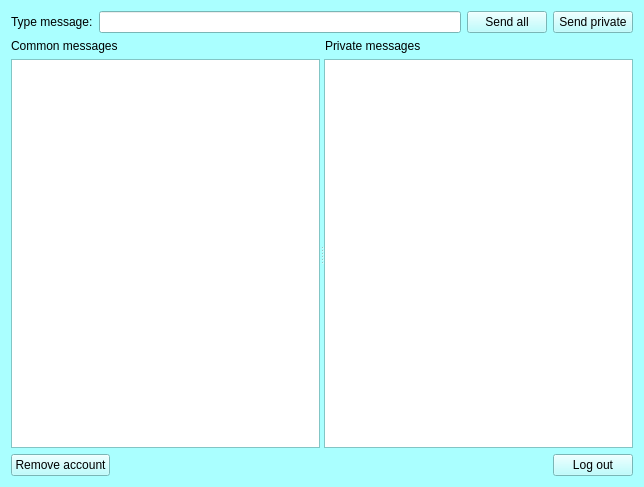
<?xml version="1.0" encoding="UTF-8"?>
<ui version="4.0">
 <class>ChatWindow</class>
 <widget class="QWidget" name="ChatWindow">
  <property name="geometry">
   <rect>
    <x>0</x>
    <y>0</y>
    <width>644</width>
    <height>487</height>
   </rect>
  </property>
  <property name="palette">
   <palette>
    <active>
     <colorrole role="WindowText">
      <brush brushstyle="SolidPattern">
       <color alpha="255">
        <red>0</red>
        <green>0</green>
        <blue>0</blue>
       </color>
      </brush>
     </colorrole>
     <colorrole role="Button">
      <brush brushstyle="SolidPattern">
       <color alpha="255">
        <red>170</red>
        <green>255</green>
        <blue>255</blue>
       </color>
      </brush>
     </colorrole>
     <colorrole role="Light">
      <brush brushstyle="SolidPattern">
       <color alpha="255">
        <red>255</red>
        <green>255</green>
        <blue>255</blue>
       </color>
      </brush>
     </colorrole>
     <colorrole role="Midlight">
      <brush brushstyle="SolidPattern">
       <color alpha="255">
        <red>212</red>
        <green>255</green>
        <blue>255</blue>
       </color>
      </brush>
     </colorrole>
     <colorrole role="Dark">
      <brush brushstyle="SolidPattern">
       <color alpha="255">
        <red>85</red>
        <green>127</green>
        <blue>127</blue>
       </color>
      </brush>
     </colorrole>
     <colorrole role="Mid">
      <brush brushstyle="SolidPattern">
       <color alpha="255">
        <red>113</red>
        <green>170</green>
        <blue>170</blue>
       </color>
      </brush>
     </colorrole>
     <colorrole role="Text">
      <brush brushstyle="SolidPattern">
       <color alpha="255">
        <red>0</red>
        <green>0</green>
        <blue>0</blue>
       </color>
      </brush>
     </colorrole>
     <colorrole role="BrightText">
      <brush brushstyle="SolidPattern">
       <color alpha="255">
        <red>255</red>
        <green>255</green>
        <blue>255</blue>
       </color>
      </brush>
     </colorrole>
     <colorrole role="ButtonText">
      <brush brushstyle="SolidPattern">
       <color alpha="255">
        <red>0</red>
        <green>0</green>
        <blue>0</blue>
       </color>
      </brush>
     </colorrole>
     <colorrole role="Base">
      <brush brushstyle="SolidPattern">
       <color alpha="255">
        <red>255</red>
        <green>255</green>
        <blue>255</blue>
       </color>
      </brush>
     </colorrole>
     <colorrole role="Window">
      <brush brushstyle="SolidPattern">
       <color alpha="255">
        <red>170</red>
        <green>255</green>
        <blue>255</blue>
       </color>
      </brush>
     </colorrole>
     <colorrole role="Shadow">
      <brush brushstyle="SolidPattern">
       <color alpha="255">
        <red>0</red>
        <green>0</green>
        <blue>0</blue>
       </color>
      </brush>
     </colorrole>
     <colorrole role="AlternateBase">
      <brush brushstyle="SolidPattern">
       <color alpha="255">
        <red>212</red>
        <green>255</green>
        <blue>255</blue>
       </color>
      </brush>
     </colorrole>
     <colorrole role="ToolTipBase">
      <brush brushstyle="SolidPattern">
       <color alpha="255">
        <red>255</red>
        <green>255</green>
        <blue>220</blue>
       </color>
      </brush>
     </colorrole>
     <colorrole role="ToolTipText">
      <brush brushstyle="SolidPattern">
       <color alpha="255">
        <red>0</red>
        <green>0</green>
        <blue>0</blue>
       </color>
      </brush>
     </colorrole>
     <colorrole role="PlaceholderText">
      <brush brushstyle="SolidPattern">
       <color alpha="127">
        <red>0</red>
        <green>0</green>
        <blue>0</blue>
       </color>
      </brush>
     </colorrole>
    </active>
    <inactive>
     <colorrole role="WindowText">
      <brush brushstyle="SolidPattern">
       <color alpha="255">
        <red>0</red>
        <green>0</green>
        <blue>0</blue>
       </color>
      </brush>
     </colorrole>
     <colorrole role="Button">
      <brush brushstyle="SolidPattern">
       <color alpha="255">
        <red>170</red>
        <green>255</green>
        <blue>255</blue>
       </color>
      </brush>
     </colorrole>
     <colorrole role="Light">
      <brush brushstyle="SolidPattern">
       <color alpha="255">
        <red>255</red>
        <green>255</green>
        <blue>255</blue>
       </color>
      </brush>
     </colorrole>
     <colorrole role="Midlight">
      <brush brushstyle="SolidPattern">
       <color alpha="255">
        <red>212</red>
        <green>255</green>
        <blue>255</blue>
       </color>
      </brush>
     </colorrole>
     <colorrole role="Dark">
      <brush brushstyle="SolidPattern">
       <color alpha="255">
        <red>85</red>
        <green>127</green>
        <blue>127</blue>
       </color>
      </brush>
     </colorrole>
     <colorrole role="Mid">
      <brush brushstyle="SolidPattern">
       <color alpha="255">
        <red>113</red>
        <green>170</green>
        <blue>170</blue>
       </color>
      </brush>
     </colorrole>
     <colorrole role="Text">
      <brush brushstyle="SolidPattern">
       <color alpha="255">
        <red>0</red>
        <green>0</green>
        <blue>0</blue>
       </color>
      </brush>
     </colorrole>
     <colorrole role="BrightText">
      <brush brushstyle="SolidPattern">
       <color alpha="255">
        <red>255</red>
        <green>255</green>
        <blue>255</blue>
       </color>
      </brush>
     </colorrole>
     <colorrole role="ButtonText">
      <brush brushstyle="SolidPattern">
       <color alpha="255">
        <red>0</red>
        <green>0</green>
        <blue>0</blue>
       </color>
      </brush>
     </colorrole>
     <colorrole role="Base">
      <brush brushstyle="SolidPattern">
       <color alpha="255">
        <red>255</red>
        <green>255</green>
        <blue>255</blue>
       </color>
      </brush>
     </colorrole>
     <colorrole role="Window">
      <brush brushstyle="SolidPattern">
       <color alpha="255">
        <red>170</red>
        <green>255</green>
        <blue>255</blue>
       </color>
      </brush>
     </colorrole>
     <colorrole role="Shadow">
      <brush brushstyle="SolidPattern">
       <color alpha="255">
        <red>0</red>
        <green>0</green>
        <blue>0</blue>
       </color>
      </brush>
     </colorrole>
     <colorrole role="AlternateBase">
      <brush brushstyle="SolidPattern">
       <color alpha="255">
        <red>212</red>
        <green>255</green>
        <blue>255</blue>
       </color>
      </brush>
     </colorrole>
     <colorrole role="ToolTipBase">
      <brush brushstyle="SolidPattern">
       <color alpha="255">
        <red>255</red>
        <green>255</green>
        <blue>220</blue>
       </color>
      </brush>
     </colorrole>
     <colorrole role="ToolTipText">
      <brush brushstyle="SolidPattern">
       <color alpha="255">
        <red>0</red>
        <green>0</green>
        <blue>0</blue>
       </color>
      </brush>
     </colorrole>
     <colorrole role="PlaceholderText">
      <brush brushstyle="SolidPattern">
       <color alpha="127">
        <red>0</red>
        <green>0</green>
        <blue>0</blue>
       </color>
      </brush>
     </colorrole>
    </inactive>
    <disabled>
     <colorrole role="WindowText">
      <brush brushstyle="SolidPattern">
       <color alpha="255">
        <red>85</red>
        <green>127</green>
        <blue>127</blue>
       </color>
      </brush>
     </colorrole>
     <colorrole role="Button">
      <brush brushstyle="SolidPattern">
       <color alpha="255">
        <red>170</red>
        <green>255</green>
        <blue>255</blue>
       </color>
      </brush>
     </colorrole>
     <colorrole role="Light">
      <brush brushstyle="SolidPattern">
       <color alpha="255">
        <red>255</red>
        <green>255</green>
        <blue>255</blue>
       </color>
      </brush>
     </colorrole>
     <colorrole role="Midlight">
      <brush brushstyle="SolidPattern">
       <color alpha="255">
        <red>212</red>
        <green>255</green>
        <blue>255</blue>
       </color>
      </brush>
     </colorrole>
     <colorrole role="Dark">
      <brush brushstyle="SolidPattern">
       <color alpha="255">
        <red>85</red>
        <green>127</green>
        <blue>127</blue>
       </color>
      </brush>
     </colorrole>
     <colorrole role="Mid">
      <brush brushstyle="SolidPattern">
       <color alpha="255">
        <red>113</red>
        <green>170</green>
        <blue>170</blue>
       </color>
      </brush>
     </colorrole>
     <colorrole role="Text">
      <brush brushstyle="SolidPattern">
       <color alpha="255">
        <red>85</red>
        <green>127</green>
        <blue>127</blue>
       </color>
      </brush>
     </colorrole>
     <colorrole role="BrightText">
      <brush brushstyle="SolidPattern">
       <color alpha="255">
        <red>255</red>
        <green>255</green>
        <blue>255</blue>
       </color>
      </brush>
     </colorrole>
     <colorrole role="ButtonText">
      <brush brushstyle="SolidPattern">
       <color alpha="255">
        <red>85</red>
        <green>127</green>
        <blue>127</blue>
       </color>
      </brush>
     </colorrole>
     <colorrole role="Base">
      <brush brushstyle="SolidPattern">
       <color alpha="255">
        <red>170</red>
        <green>255</green>
        <blue>255</blue>
       </color>
      </brush>
     </colorrole>
     <colorrole role="Window">
      <brush brushstyle="SolidPattern">
       <color alpha="255">
        <red>170</red>
        <green>255</green>
        <blue>255</blue>
       </color>
      </brush>
     </colorrole>
     <colorrole role="Shadow">
      <brush brushstyle="SolidPattern">
       <color alpha="255">
        <red>0</red>
        <green>0</green>
        <blue>0</blue>
       </color>
      </brush>
     </colorrole>
     <colorrole role="AlternateBase">
      <brush brushstyle="SolidPattern">
       <color alpha="255">
        <red>170</red>
        <green>255</green>
        <blue>255</blue>
       </color>
      </brush>
     </colorrole>
     <colorrole role="ToolTipBase">
      <brush brushstyle="SolidPattern">
       <color alpha="255">
        <red>255</red>
        <green>255</green>
        <blue>220</blue>
       </color>
      </brush>
     </colorrole>
     <colorrole role="ToolTipText">
      <brush brushstyle="SolidPattern">
       <color alpha="255">
        <red>0</red>
        <green>0</green>
        <blue>0</blue>
       </color>
      </brush>
     </colorrole>
     <colorrole role="PlaceholderText">
      <brush brushstyle="SolidPattern">
       <color alpha="127">
        <red>85</red>
        <green>127</green>
        <blue>127</blue>
       </color>
      </brush>
     </colorrole>
    </disabled>
   </palette>
  </property>
  <property name="windowTitle">
   <string>Form</string>
  </property>
  <layout class="QVBoxLayout" name="verticalLayout" stretch="0,0,1,0">
   <item>
    <layout class="QHBoxLayout" name="horizontalLayout_1" stretch="0,0,0,0">
     <item>
      <widget class="QLabel" name="label_TypeMessage">
       <property name="text">
        <string>Type message:</string>
       </property>
      </widget>
     </item>
     <item>
      <widget class="QLineEdit" name="lineEdit_Message"/>
     </item>
     <item>
      <widget class="QPushButton" name="pushButton_SendAll">
       <property name="text">
        <string>Send all</string>
       </property>
      </widget>
     </item>
     <item>
      <widget class="QPushButton" name="pushButton_SendPrivate">
       <property name="text">
        <string>Send private</string>
       </property>
      </widget>
     </item>
    </layout>
   </item>
   <item>
    <layout class="QHBoxLayout" name="horizontalLayout_2" stretch="0,0">
     <item>
      <widget class="QLabel" name="label_CommonMessages">
       <property name="sizePolicy">
        <sizepolicy hsizetype="Preferred" vsizetype="Preferred">
         <horstretch>0</horstretch>
         <verstretch>0</verstretch>
        </sizepolicy>
       </property>
       <property name="text">
        <string>Common messages</string>
       </property>
      </widget>
     </item>
     <item>
      <widget class="QLabel" name="label_PrivateMessages">
       <property name="text">
        <string>Private messages</string>
       </property>
      </widget>
     </item>
    </layout>
   </item>
   <item>
    <widget class="QSplitter" name="splitter">
     <property name="orientation">
      <enum>Qt::Horizontal</enum>
     </property>
     <widget class="QTextBrowser" name="textBrowser_AllMessages"/>
     <widget class="QTextBrowser" name="textBrowser_PrivateMessages"/>
    </widget>
   </item>
   <item>
    <layout class="QHBoxLayout" name="horizontalLayout_3">
     <item>
      <widget class="QPushButton" name="pushButton_RemoveAccount">
       <property name="text">
        <string>Remove account</string>
       </property>
      </widget>
     </item>
     <item>
      <spacer name="horizontalSpacer">
       <property name="orientation">
        <enum>Qt::Horizontal</enum>
       </property>
       <property name="sizeHint" stdset="0">
        <size>
         <width>40</width>
         <height>20</height>
        </size>
       </property>
      </spacer>
     </item>
     <item>
      <widget class="QPushButton" name="pushButton_Logout">
       <property name="text">
        <string>Log out</string>
       </property>
      </widget>
     </item>
    </layout>
   </item>
  </layout>
 </widget>
 <resources/>
 <connections/>
</ui>
